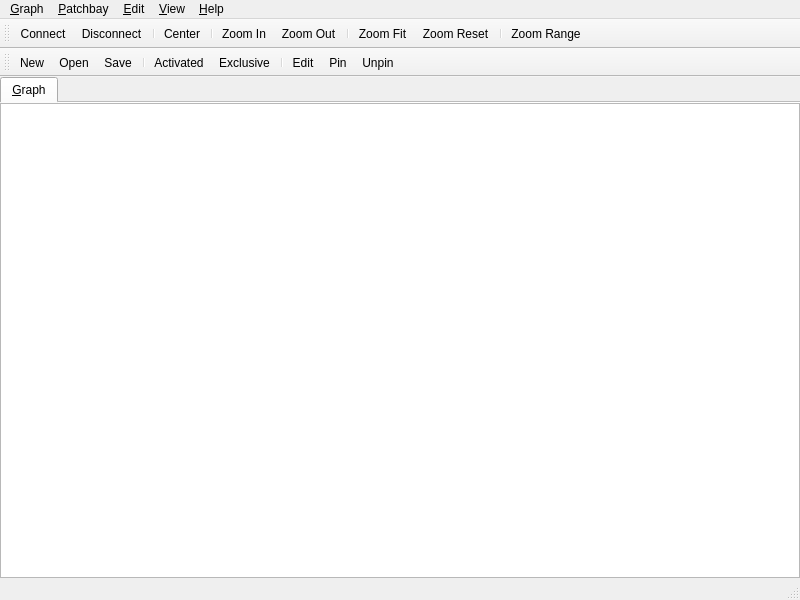
 <widget class="QMainWindow" name="qpwgraph_main">
  <property name="geometry">
   <rect>
    <x>0</x>
    <y>0</y>
    <width>800</width>
    <height>600</height>
   </rect>
  </property>
  <property name="windowTitle">
   <string>qpwgraph</string>
  </property>
  <property name="windowIcon">
   <iconset resource="qpwgraph.qrc">:/images/qpwgraph.svg</iconset>
  </property>
  <widget class="QWidget" name="MainCentralWidget">
   <layout class="QVBoxLayout">
    <property name="margin">
     <number>0</number>
    </property>
    <property name="spacing">
     <number>0</number>
    </property>
    <item>
     <widget class="QTabWidget" name="MainViewTabs">
      <property name="documentMode">
       <bool>true</bool>
      </property>
      <widget class="qpwgraph_canvas" name="graphCanvas">
       <attribute name="title">
        <string>&amp;Graph</string>
       </attribute>
      </widget>
     </widget>
    </item>
   </layout>
  </widget>
  <widget class="QStatusBar" name="StatusBar"/>
  <widget class="QMenuBar" name="MenuBar">
   <property name="geometry">
    <rect>
     <x>0</x>
     <y>0</y>
     <width>800</width>
     <height>20</height>
    </rect>
   </property>
   <widget class="QMenu" name="graphMenu">
    <property name="title">
     <string>&amp;Graph</string>
    </property>
    <addaction name="graphConnectAction"/>
    <addaction name="graphDisconnectAction"/>
    <addaction name="separator"/>
    <addaction name="graphOptionsAction"/>
    <addaction name="separator"/>
    <addaction name="graphQuitAction"/>
   </widget>
   <widget class="QMenu" name="patchbayMenu">
    <property name="title">
     <string>&amp;Patchbay</string>
    </property>
    <widget class="QMenu" name="patchbayOpenRecentMenu">
     <property name="title">
      <string>Open &amp;Recent</string>
     </property>
    </widget>
    <addaction name="patchbayNewAction"/>
    <addaction name="separator"/>
    <addaction name="patchbayOpenAction"/>
    <addaction name="patchbayOpenRecentMenu"/>
    <addaction name="separator"/>
    <addaction name="patchbaySaveAction"/>
    <addaction name="patchbaySaveAsAction"/>
    <addaction name="separator"/>
    <addaction name="patchbayActivatedAction"/>
    <addaction name="patchbayExclusiveAction"/>
    <addaction name="separator"/>
    <addaction name="patchbayEditAction"/>
    <addaction name="patchbayPinAction"/>
    <addaction name="patchbayUnpinAction"/>
    <addaction name="separator"/>
    <addaction name="patchbayAutoPinAction"/>
    <addaction name="patchbayAutoDisconnectAction"/>
    <addaction name="separator"/>
    <addaction name="patchbayManageAction"/>
   </widget>
   <widget class="QMenu" name="editMenu">
    <property name="title">
     <string>&amp;Edit</string>
    </property>
    <addaction name="editSelectAllAction"/>
    <addaction name="editSelectNoneAction"/>
    <addaction name="editSelectInvertAction"/>
    <addaction name="separator"/>
    <addaction name="editSearchItemAction"/>
    <addaction name="editRenameItemAction"/>
   </widget>
   <widget class="QMenu" name="viewMenu">
    <property name="title">
     <string>&amp;View</string>
    </property>
    <widget class="QMenu" name="viewToolbarMenu">
     <property name="title">
      <string>&amp;Toolbar</string>
     </property>
     <addaction name="viewGraphToolbarAction"/>
     <addaction name="viewPatchbayToolbarAction"/>
    </widget>
    <widget class="QMenu" name="viewThumbviewMenu">
     <property name="title">
      <string>T&amp;humbview</string>
     </property>
     <property name="icon">
      <iconset resource="qpwgraph.qrc">:/images/viewThumbview.png</iconset>
     </property>
     <addaction name="viewThumbviewTopLeftAction"/>
     <addaction name="viewThumbviewTopRightAction"/>
     <addaction name="viewThumbviewBottomLeftAction"/>
     <addaction name="viewThumbviewBottomRightAction"/>
     <addaction name="separator"/>
     <addaction name="viewThumbviewNoneAction"/>
    </widget>
    <widget class="QMenu" name="viewZoomMenu">
     <property name="title">
      <string>&amp;Zoom</string>
     </property>
     <property name="icon">
      <iconset resource="qpwgraph.qrc">:/images/viewZoomTool.png</iconset>
     </property>
     <addaction name="viewZoomInAction"/>
     <addaction name="viewZoomOutAction"/>
     <addaction name="separator"/>
     <addaction name="viewZoomFitAction"/>
     <addaction name="viewZoomResetAction"/>
    </widget>
    <widget class="QMenu" name="viewColorsMenu">
     <property name="title">
      <string>Co&amp;lors</string>
     </property>
     <property name="icon">
      <iconset resource="qpwgraph.qrc">:/images/viewColors.png</iconset>
     </property>
     <addaction name="viewColorsPipewireAudioAction"/>
     <addaction name="viewColorsPipewireMidiAction"/>
     <addaction name="viewColorsPipewireVideoAction"/>
     <addaction name="viewColorsPipewireOtherAction"/>
     <addaction name="separator"/>
     <addaction name="viewColorsResetAction"/>
    </widget>
    <widget class="QMenu" name="viewSortMenu">
     <property name="title">
      <string>S&amp;ort</string>
     </property>
     <addaction name="viewSortPortNameAction"/>
     <addaction name="viewSortPortTitleAction"/>
     <addaction name="viewSortPortIndexAction"/>
     <addaction name="separator"/>
     <addaction name="viewSortAscendingAction"/>
     <addaction name="viewSortDescendingAction"/>
    </widget>
    <addaction name="viewMenubarAction"/>
    <addaction name="viewToolbarMenu"/>
    <addaction name="viewStatusbarAction"/>
    <addaction name="separator"/>
    <addaction name="viewThumbviewMenu"/>
    <addaction name="separator"/>
    <addaction name="viewTextBesideIconsAction"/>
    <addaction name="viewColorsMenu"/>
    <addaction name="viewSortMenu"/>
    <addaction name="separator"/>
    <addaction name="viewCenterAction"/>
    <addaction name="viewZoomMenu"/>
    <addaction name="viewZoomRangeAction"/>
    <addaction name="separator"/>
    <addaction name="viewRepelOverlappingNodesAction"/>
    <addaction name="viewConnectThroughNodesAction"/>
    <addaction name="separator"/>
    <addaction name="viewArrangeNodesAction"/>
    <addaction name="separator"/>
    <addaction name="viewRefreshAction"/>
    <addaction name="separator"/>
    <addaction name="viewFullscreenAction"/>
   </widget>
   <widget class="QMenu" name="helpMenu">
    <property name="title">
     <string>&amp;Help</string>
    </property>
    <addaction name="helpAboutAction"/>
    <addaction name="helpAboutQtAction"/>
   </widget>
   <addaction name="graphMenu"/>
   <addaction name="patchbayMenu"/>
   <addaction name="editMenu"/>
   <addaction name="viewMenu"/>
   <addaction name="separator"/>
   <addaction name="helpMenu"/>
  </widget>
  <widget class="QToolBar" name="graphToolbar">
   <property name="allowedAreas">
    <set>Qt::AllToolBarAreas</set>
   </property>
   <property name="orientation">
    <enum>Qt::Horizontal</enum>
   </property>
   <property name="toolButtonStyle">
    <enum>Qt::ToolButtonTextBesideIcon</enum>
   </property>
   <property name="floatable">
    <bool>true</bool>
   </property>
   <attribute name="toolBarArea">
    <enum>TopToolBarArea</enum>
   </attribute>
   <attribute name="toolBarBreak">
    <bool>false</bool>
   </attribute>
   <addaction name="graphConnectAction"/>
   <addaction name="graphDisconnectAction"/>
   <addaction name="separator"/>
   <addaction name="viewCenterAction"/>
   <addaction name="separator"/>
   <addaction name="viewZoomInAction"/>
   <addaction name="viewZoomOutAction"/>
   <addaction name="separator"/>
   <addaction name="viewZoomFitAction"/>
   <addaction name="viewZoomResetAction"/>
   <addaction name="separator"/>
   <addaction name="viewZoomRangeAction"/>
  </widget>
  <widget class="QToolBar" name="patchbayToolbar">
   <property name="allowedAreas">
    <set>Qt::AllToolBarAreas</set>
   </property>
   <property name="orientation">
    <enum>Qt::Horizontal</enum>
   </property>
   <property name="toolButtonStyle">
    <enum>Qt::ToolButtonTextBesideIcon</enum>
   </property>
   <property name="floatable">
    <bool>true</bool>
   </property>
   <attribute name="toolBarArea">
    <enum>TopToolBarArea</enum>
   </attribute>
   <attribute name="toolBarBreak">
    <bool>true</bool>
   </attribute>
   <addaction name="patchbayNewAction"/>
   <addaction name="patchbayOpenAction"/>
   <addaction name="patchbaySaveAction"/>
   <addaction name="separator"/>
   <addaction name="patchbayActivatedAction"/>
   <addaction name="patchbayExclusiveAction"/>
   <addaction name="separator"/>
   <addaction name="patchbayEditAction"/>
   <addaction name="patchbayPinAction"/>
   <addaction name="patchbayUnpinAction"/>
  </widget>
  <action name="graphConnectAction">
   <property name="icon">
    <iconset resource="qpwgraph.qrc">:/images/itemConnect.png</iconset>
   </property>
   <property name="text">
    <string>&amp;Connect</string>
   </property>
   <property name="iconText">
    <string>Connect</string>
   </property>
   <property name="toolTip">
    <string>Connect</string>
   </property>
   <property name="statusTip">
    <string>Connect selected ports</string>
   </property>
   <property name="shortcut">
    <string>Ctrl+C</string>
   </property>
  </action>
  <action name="graphDisconnectAction">
   <property name="icon">
    <iconset resource="qpwgraph.qrc">:/images/itemDisconnect.png</iconset>
   </property>
   <property name="text">
    <string>&amp;Disconnect</string>
   </property>
   <property name="iconText">
    <string>Disconnect</string>
   </property>
   <property name="toolTip">
    <string>Disconnect</string>
   </property>
   <property name="statusTip">
    <string>Disconnect selected ports</string>
   </property>
   <property name="shortcut">
    <string>Ctrl+D</string>
   </property>
  </action>
  <action name="graphOptionsAction">
   <property name="text">
    <string>&amp;Options...</string>
   </property>
   <property name="iconText">
    <string>Options</string>
   </property>
   <property name="toolTip">
    <string>Options</string>
   </property>
   <property name="statusTip">
    <string>Change general application program options</string>
   </property>
   <property name="shortcut">
    <string/>
   </property>
  </action>
  <action name="graphQuitAction">
   <property name="text">
    <string>&amp;Quit</string>
   </property>
   <property name="iconText">
    <string>Quit</string>
   </property>
   <property name="toolTip">
    <string>Quit</string>
   </property>
   <property name="statusTip">
    <string>Quit this application program</string>
   </property>
   <property name="shortcut">
    <string>Ctrl+Q</string>
   </property>
  </action>
  <action name="patchbayNewAction">
   <property name="icon">
    <iconset resource="qpwgraph.qrc">:/images/fileNew.png</iconset>
   </property>
   <property name="text">
    <string>&amp;New</string>
   </property>
   <property name="iconText">
    <string>New</string>
   </property>
   <property name="toolTip">
    <string>New patchbay</string>
   </property>
   <property name="statusTip">
    <string>New patchbay</string>
   </property>
   <property name="shortcut">
    <string>Ctrl+N</string>
   </property>
  </action>
  <action name="patchbayOpenAction">
   <property name="icon">
    <iconset resource="qpwgraph.qrc">:/images/fileOpen.png</iconset>
   </property>
   <property name="text">
    <string>&amp;Open...</string>
   </property>
   <property name="iconText">
    <string>Open</string>
   </property>
   <property name="toolTip">
    <string>Open patchbay</string>
   </property>
   <property name="statusTip">
    <string>Open patchbay</string>
   </property>
   <property name="shortcut">
    <string>Ctrl+O</string>
   </property>
  </action>
  <action name="patchbaySaveAction">
   <property name="icon">
    <iconset resource="qpwgraph.qrc">:/images/fileSave.png</iconset>
   </property>
   <property name="text">
    <string>&amp;Save</string>
   </property>
   <property name="iconText">
    <string>Save</string>
   </property>
   <property name="toolTip">
    <string>Save patchbay</string>
   </property>
   <property name="statusTip">
    <string>Save current patchbay</string>
   </property>
   <property name="shortcut">
    <string>Ctrl+S</string>
   </property>
  </action>
  <action name="patchbaySaveAsAction">
   <property name="text">
    <string>Save &amp;As...</string>
   </property>
   <property name="iconText">
    <string>Save As</string>
   </property>
   <property name="toolTip">
    <string>Save as</string>
   </property>
   <property name="statusTip">
    <string>Save current patchbay with another name</string>
   </property>
  </action>
  <action name="patchbayActivatedAction">
   <property name="checkable">
    <bool>true</bool>
   </property>
   <property name="icon">
    <iconset resource="qpwgraph.qrc">:/images/itemActivate.png</iconset>
   </property>
   <property name="text">
    <string>Act&amp;ivated</string>
   </property>
   <property name="iconText">
    <string>Activated</string>
   </property>
   <property name="toolTip">
    <string>Activated patchbay</string>
   </property>
   <property name="statusTip">
    <string>Activate current patchbay</string>
   </property>
   <property name="shortcut">
    <string/>
   </property>
  </action>
  <action name="patchbayExclusiveAction">
   <property name="checkable">
    <bool>true</bool>
   </property>
   <property name="icon">
    <iconset resource="qpwgraph.qrc">:/images/itemExclusive.png</iconset>
   </property>
   <property name="text">
    <string>E&amp;xclusive</string>
   </property>
   <property name="iconText">
    <string>Exclusive</string>
   </property>
   <property name="toolTip">
    <string>Exclusive patchbay</string>
   </property>
   <property name="statusTip">
    <string>Exclusive current patchbay</string>
   </property>
   <property name="shortcut">
    <string/>
   </property>
  </action>
  <action name="patchbayEditAction">
   <property name="checkable">
    <bool>true</bool>
   </property>
   <property name="icon">
    <iconset resource="qpwgraph.qrc">:/images/itemEdit.png</iconset>
   </property>
   <property name="text">
    <string>&amp;Edit</string>
   </property>
   <property name="iconText">
    <string>Edit</string>
   </property>
   <property name="toolTip">
    <string>Edit patchbay</string>
   </property>
   <property name="statusTip">
    <string>Edit current patchbay</string>
   </property>
   <property name="shortcut">
    <string/>
   </property>
  </action>
  <action name="patchbayPinAction">
   <property name="icon">
    <iconset resource="qpwgraph.qrc">:/images/itemPin.png</iconset>
   </property>
   <property name="text">
    <string>&amp;Pin</string>
   </property>
   <property name="iconText">
    <string>Pin</string>
   </property>
   <property name="toolTip">
    <string>Pin connection</string>
   </property>
   <property name="statusTip">
    <string>Pin connection to current patchbay</string>
   </property>
   <property name="shortcut">
    <string/>
   </property>
  </action>
  <action name="patchbayUnpinAction">
   <property name="icon">
    <iconset resource="qpwgraph.qrc">:/images/itemUnpin.png</iconset>
   </property>
   <property name="text">
    <string>&amp;Unpin</string>
   </property>
   <property name="iconText">
    <string>Unpin</string>
   </property>
   <property name="toolTip">
    <string>Unpin connection</string>
   </property>
   <property name="statusTip">
    <string>Unpin connection from current patchbay</string>
   </property>
   <property name="shortcut">
    <string/>
   </property>
  </action>
  <action name="patchbayAutoPinAction">
   <property name="checkable">
    <bool>true</bool>
   </property>
   <property name="text">
    <string>Au&amp;to Pin</string>
   </property>
   <property name="toolTip">
    <string>Auto pin connections</string>
   </property>
   <property name="statusTip">
    <string>Auto pin connections to current patchbay</string>
   </property>
   <property name="shortcut">
    <string/>
   </property>
  </action>
  <action name="patchbayAutoDisconnectAction">
   <property name="checkable">
    <bool>true</bool>
   </property>
   <property name="text">
    <string>Auto &amp;Disconnect</string>
   </property>
   <property name="toolTip">
    <string>Auto disconnect on deactivate</string>
   </property>
   <property name="statusTip">
    <string>Auto disconnect on deactivate current patchbay</string>
   </property>
   <property name="shortcut">
    <string/>
   </property>
  </action>
  <action name="patchbayManageAction">
   <property name="text">
    <string>&amp;Manage...</string>
   </property>
   <property name="toolTip">
    <string>Manage</string>
   </property>
   <property name="statusTip">
    <string>Manage current patchbay</string>
   </property>
   <property name="shortcut">
    <string/>
   </property>
  </action>
  <action name="editSelectAllAction">
   <property name="text">
    <string>Select &amp;All</string>
   </property>
   <property name="iconText">
    <string>Select All</string>
   </property>
   <property name="toolTip">
    <string>Select All</string>
   </property>
   <property name="statusTip">
    <string>Select All</string>
   </property>
   <property name="shortcut">
    <string>Ctrl+A</string>
   </property>
  </action>
  <action name="editSelectNoneAction">
   <property name="text">
    <string>Select &amp;None</string>
   </property>
   <property name="iconText">
    <string>Select None</string>
   </property>
   <property name="toolTip">
    <string>Select None</string>
   </property>
   <property name="statusTip">
    <string>Select None</string>
   </property>
   <property name="shortcut">
    <string>Ctrl+Shift+A</string>
   </property>
  </action>
  <action name="editSelectInvertAction">
   <property name="text">
    <string>Select &amp;Invert</string>
   </property>
   <property name="iconText">
    <string>Select Invert</string>
   </property>
   <property name="toolTip">
    <string>Select Invert</string>
   </property>
   <property name="statusTip">
    <string>Select Invert</string>
   </property>
   <property name="shortcut">
    <string>Ctrl+I</string>
   </property>
  </action>
  <action name="editSearchItemAction">
   <property name="icon">
    <iconset resource="qpwgraph.qrc">:/images/itemFind.png</iconset>
   </property>
   <property name="text">
    <string>&amp;Find...</string>
   </property>
   <property name="iconText">
    <string>Find</string>
   </property>
   <property name="toolTip">
    <string>Find nodes</string>
   </property>
   <property name="statusTip">
    <string>Find nodes</string>
   </property>
   <property name="shortcut">
    <string>Ctrl+F</string>
   </property>
  </action>
  <action name="editRenameItemAction">
   <property name="icon">
    <iconset resource="qpwgraph.qrc">:/images/itemEdit.png</iconset>
   </property>
   <property name="text">
    <string>&amp;Rename...</string>
   </property>
   <property name="iconText">
    <string>Rename Item</string>
   </property>
   <property name="toolTip">
    <string>Rename item</string>
   </property>
   <property name="statusTip">
    <string>Rename item</string>
   </property>
   <property name="shortcut">
    <string>F2</string>
   </property>
  </action>
  <action name="viewMenubarAction">
   <property name="checkable">
    <bool>true</bool>
   </property>
   <property name="text">
    <string>&amp;Menubar</string>
   </property>
   <property name="iconText">
    <string>Menubar</string>
   </property>
   <property name="toolTip">
    <string>Menubar</string>
   </property>
   <property name="statusTip">
    <string>Show/hide the main program window menubar</string>
   </property>
   <property name="shortcut">
    <string>Ctrl+M</string>
   </property>
  </action>
  <action name="viewGraphToolbarAction">
   <property name="checkable">
    <bool>true</bool>
   </property>
   <property name="text">
    <string>&amp;Graph</string>
   </property>
   <property name="iconText">
    <string>Graph Toolbar</string>
   </property>
   <property name="toolTip">
    <string>Graph toolbar</string>
   </property>
   <property name="statusTip">
    <string>Show/hide main program graph toolbar</string>
   </property>
  </action>
  <action name="viewPatchbayToolbarAction">
   <property name="checkable">
    <bool>true</bool>
   </property>
   <property name="text">
    <string>&amp;Patchbay</string>
   </property>
   <property name="iconText">
    <string>Patchbay Toolbar</string>
   </property>
   <property name="toolTip">
    <string>Patchbay toolbar</string>
   </property>
   <property name="statusTip">
    <string>Show/hide main program patchbay toolbar</string>
   </property>
  </action>
  <action name="viewStatusbarAction">
   <property name="checkable">
    <bool>true</bool>
   </property>
   <property name="text">
    <string>&amp;Statusbar</string>
   </property>
   <property name="iconText">
    <string>Statusbar</string>
   </property>
   <property name="toolTip">
    <string>Statusbar</string>
   </property>
   <property name="statusTip">
    <string>Show/hide the main program window statusbar</string>
   </property>
   <property name="shortcut">
    <string/>
   </property>
  </action>
  <action name="viewThumbviewTopLeftAction">
   <property name="checkable">
    <bool>true</bool>
   </property>
   <property name="text">
    <string>&amp;Top Left</string>
   </property>
   <property name="iconText">
    <string>Top left</string>
   </property>
   <property name="toolTip">
    <string>Top left</string>
   </property>
   <property name="statusTip">
    <string>Show the thumbnail overview on the top-left</string>
   </property>
   <property name="shortcut">
    <string/>
   </property>
  </action>
  <action name="viewThumbviewTopRightAction">
   <property name="checkable">
    <bool>true</bool>
   </property>
   <property name="text">
    <string>Top &amp;Right</string>
   </property>
   <property name="iconText">
    <string>Top Right</string>
   </property>
   <property name="toolTip">
    <string>Top right</string>
   </property>
   <property name="statusTip">
    <string>Show the thumbnail overview on the top-right</string>
   </property>
   <property name="shortcut">
    <string/>
   </property>
  </action>
  <action name="viewThumbviewBottomLeftAction">
   <property name="checkable">
    <bool>true</bool>
   </property>
   <property name="text">
    <string>Bottom &amp;Left</string>
   </property>
   <property name="iconText">
    <string>Bottom Left</string>
   </property>
   <property name="toolTip">
    <string>Bottom left</string>
   </property>
   <property name="statusTip">
    <string>Show the thumbnail overview on the bottom-left</string>
   </property>
   <property name="shortcut">
    <string/>
   </property>
  </action>
  <action name="viewThumbviewBottomRightAction">
   <property name="checkable">
    <bool>true</bool>
   </property>
   <property name="text">
    <string>&amp;Bottom Right</string>
   </property>
   <property name="iconText">
    <string>Bottom Right</string>
   </property>
   <property name="toolTip">
    <string>Bottom right</string>
   </property>
   <property name="statusTip">
    <string>Show the thumbnail overview on the bottom-right</string>
   </property>
   <property name="shortcut">
    <string/>
   </property>
  </action>
  <action name="viewThumbviewNoneAction">
   <property name="checkable">
    <bool>true</bool>
   </property>
   <property name="text">
    <string>&amp;None</string>
   </property>
   <property name="iconText">
    <string>None</string>
   </property>
   <property name="toolTip">
    <string>Hide thumbview</string>
   </property>
   <property name="statusTip">
    <string>Hide the thumbnail overview</string>
   </property>
   <property name="shortcut">
    <string/>
   </property>
  </action>
  <action name="viewTextBesideIconsAction">
   <property name="checkable">
    <bool>true</bool>
   </property>
   <property name="text">
    <string>Text Beside &amp;Icons</string>
   </property>
   <property name="iconText">
    <string>Text Beside Icons</string>
   </property>
   <property name="toolTip">
    <string>Text beside icons</string>
   </property>
   <property name="statusTip">
    <string>Show/hide text beside icons</string>
   </property>
  </action>
  <action name="viewCenterAction">
   <property name="icon">
    <iconset resource="qpwgraph.qrc">:/images/viewCenter.png</iconset>
   </property>
   <property name="text">
    <string>&amp;Center</string>
   </property>
   <property name="iconText">
    <string>Center</string>
   </property>
   <property name="toolTip">
    <string>Center</string>
   </property>
   <property name="statusTip">
    <string>Center view</string>
   </property>
   <property name="shortcut">
    <string/>
   </property>
  </action>
  <action name="viewRefreshAction">
   <property name="text">
    <string>&amp;Refresh</string>
   </property>
   <property name="iconText">
    <string>Refresh</string>
   </property>
   <property name="toolTip">
    <string>Refresh</string>
   </property>
   <property name="statusTip">
    <string>Refresh view</string>
   </property>
   <property name="shortcut">
    <string>F5</string>
   </property>
  </action>
  <action name="viewZoomInAction">
   <property name="icon">
    <iconset resource="qpwgraph.qrc">:/images/viewZoomIn.png</iconset>
   </property>
   <property name="text">
    <string>Zoom &amp;In</string>
   </property>
   <property name="iconText">
    <string>Zoom In</string>
   </property>
   <property name="toolTip">
    <string>Zoom In</string>
   </property>
   <property name="statusTip">
    <string>Zoom In</string>
   </property>
   <property name="shortcut">
    <string>Ctrl++</string>
   </property>
  </action>
  <action name="viewZoomOutAction">
   <property name="icon">
    <iconset resource="qpwgraph.qrc">:/images/viewZoomOut.png</iconset>
   </property>
   <property name="text">
    <string>Zoom &amp;Out</string>
   </property>
   <property name="iconText">
    <string>Zoom Out</string>
   </property>
   <property name="toolTip">
    <string>Zoom Out</string>
   </property>
   <property name="statusTip">
    <string>Zoom Out</string>
   </property>
   <property name="shortcut">
    <string>Ctrl+-</string>
   </property>
  </action>
  <action name="viewZoomFitAction">
   <property name="icon">
    <iconset resource="qpwgraph.qrc">:/images/viewZoomFit.png</iconset>
   </property>
   <property name="text">
    <string>Zoom &amp;Fit</string>
   </property>
   <property name="iconText">
    <string>Zoom Fit</string>
   </property>
   <property name="toolTip">
    <string>Zoom Fit</string>
   </property>
   <property name="statusTip">
    <string>Zoom Fit</string>
   </property>
   <property name="shortcut">
    <string>Ctrl+0</string>
   </property>
  </action>
  <action name="viewZoomResetAction">
   <property name="icon">
    <iconset resource="qpwgraph.qrc">:/images/viewZoomReset.png</iconset>
   </property>
   <property name="text">
    <string>Zoom &amp;Reset</string>
   </property>
   <property name="iconText">
    <string>Zoom Reset</string>
   </property>
   <property name="toolTip">
    <string>Zoom Reset</string>
   </property>
   <property name="statusTip">
    <string>Zoom Reset</string>
   </property>
   <property name="shortcut">
    <string>Ctrl+1</string>
   </property>
  </action>
  <action name="viewZoomRangeAction">
   <property name="checkable">
    <bool>true</bool>
   </property>
   <property name="icon">
    <iconset resource="qpwgraph.qrc">:/images/viewZoomRange.png</iconset>
   </property>
   <property name="text">
    <string>Zoom Rang&amp;e</string>
   </property>
   <property name="iconText">
    <string>Zoom Range</string>
   </property>
   <property name="toolTip">
    <string>Zoom Range</string>
   </property>
   <property name="statusTip">
    <string>Zoom Range</string>
   </property>
   <property name="shortcut">
    <string/>
   </property>
  </action>
  <action name="viewColorsPipewireAudioAction">
   <property name="text">
    <string>PipeWire &amp;Audio...</string>
   </property>
   <property name="iconText">
    <string>PipeWire Audio Color</string>
   </property>
   <property name="toolTip">
    <string>PipeWire Audio color</string>
   </property>
   <property name="statusTip">
    <string>PipeWire Audio color</string>
   </property>
   <property name="shortcut">
    <string/>
   </property>
  </action>
  <action name="viewColorsPipewireMidiAction">
   <property name="text">
    <string>PipeWire &amp;MIDI...</string>
   </property>
   <property name="iconText">
    <string>PipeWire MIDI Color</string>
   </property>
   <property name="toolTip">
    <string>PipeWire MIDI color</string>
   </property>
   <property name="statusTip">
    <string>PipeWire MIDI color</string>
   </property>
   <property name="shortcut">
    <string/>
   </property>
  </action>
  <action name="viewColorsPipewireVideoAction">
   <property name="text">
    <string>PipeWire &amp;Video...</string>
   </property>
   <property name="iconText">
    <string>PipeWire Video Color</string>
   </property>
   <property name="toolTip">
    <string>PipeWire Video color</string>
   </property>
   <property name="statusTip">
    <string>PipeWire Video color</string>
   </property>
   <property name="shortcut">
    <string/>
   </property>
  </action>
  <action name="viewColorsPipewireOtherAction">
   <property name="text">
    <string>PipeWire &amp;Other...</string>
   </property>
   <property name="iconText">
    <string>PipeWire Other Color</string>
   </property>
   <property name="toolTip">
    <string>PipeWire Other color</string>
   </property>
   <property name="statusTip">
    <string>PipeWire Other color</string>
   </property>
   <property name="shortcut">
    <string/>
   </property>
  </action>
  <action name="viewColorsAlsaMidiAction">
   <property name="text">
    <string>ALSA M&amp;IDI...</string>
   </property>
   <property name="iconText">
    <string>ALSA MIDI Color</string>
   </property>
   <property name="toolTip">
    <string>ALSA MIDI color</string>
   </property>
   <property name="statusTip">
    <string>ALSA MIDI color</string>
   </property>
   <property name="shortcut">
    <string/>
   </property>
  </action>
  <action name="viewColorsResetAction">
   <property name="text">
    <string>&amp;Reset</string>
   </property>
   <property name="iconText">
    <string>Reset Colors</string>
   </property>
   <property name="toolTip">
    <string>Reset colors</string>
   </property>
   <property name="statusTip">
    <string>Reset colors</string>
   </property>
   <property name="shortcut">
    <string/>
   </property>
  </action>
  <action name="viewSortPortNameAction">
   <property name="checkable">
    <bool>true</bool>
   </property>
   <property name="text">
    <string>Port &amp;Name</string>
   </property>
   <property name="toolTip">
    <string>Port name</string>
   </property>
   <property name="statusTip">
    <string>Sort by port name</string>
   </property>
   <property name="shortcut">
    <string/>
   </property>
  </action>
  <action name="viewSortPortTitleAction">
   <property name="checkable">
    <bool>true</bool>
   </property>
   <property name="text">
    <string>Port &amp;Title</string>
   </property>
   <property name="toolTip">
    <string>Port title</string>
   </property>
   <property name="statusTip">
    <string>Sort by port title</string>
   </property>
   <property name="shortcut">
    <string/>
   </property>
  </action>
  <action name="viewSortPortIndexAction">
   <property name="checkable">
    <bool>true</bool>
   </property>
   <property name="text">
    <string>Port &amp;Index</string>
   </property>
   <property name="toolTip">
    <string>Port index</string>
   </property>
   <property name="statusTip">
    <string>Sort by port index</string>
   </property>
   <property name="shortcut">
    <string/>
   </property>
  </action>
  <action name="viewSortAscendingAction">
   <property name="checkable">
    <bool>true</bool>
   </property>
   <property name="text">
    <string>&amp;Ascending</string>
   </property>
   <property name="toolTip">
    <string>Ascending</string>
   </property>
   <property name="statusTip">
    <string>Ascending sort order</string>
   </property>
   <property name="shortcut">
    <string/>
   </property>
  </action>
  <action name="viewSortDescendingAction">
   <property name="checkable">
    <bool>true</bool>
   </property>
   <property name="text">
    <string>&amp;Descending</string>
   </property>
   <property name="toolTip">
    <string>Descending</string>
   </property>
   <property name="statusTip">
    <string>Descending sort order</string>
   </property>
   <property name="shortcut">
    <string/>
   </property>
  </action>
  <action name="viewRepelOverlappingNodesAction">
   <property name="checkable">
    <bool>true</bool>
   </property>
   <property name="text">
    <string>Repel O&amp;verlapping Nodes</string>
   </property>
   <property name="iconText">
    <string>Repel Nodes</string>
   </property>
   <property name="toolTip">
    <string>Repel overlapping nodes</string>
   </property>
   <property name="statusTip">
    <string>Repel overlapping nodes</string>
   </property>
   <property name="shortcut">
    <string/>
   </property>
  </action>
  <action name="viewConnectThroughNodesAction">
   <property name="checkable">
    <bool>true</bool>
   </property>
   <property name="text">
    <string>Connect Thro&amp;ugh Nodes</string>
   </property>
   <property name="iconText">
    <string>Connect Through Nodes</string>
   </property>
   <property name="toolTip">
    <string>Connect through nodes</string>
   </property>
   <property name="statusTip">
    <string>Whether to draw connectors through or around nodes</string>
   </property>
   <property name="shortcut">
    <string/>
   </property>
  </action>
  <action name="viewFullscreenAction">
   <property name="checkable">
    <bool>true</bool>
   </property>
   <property name="text">
    <string>&amp;Fullscreen</string>
   </property>
   <property name="iconText">
    <string>Fullscreen</string>
   </property>
   <property name="toolTip">
    <string>Fullscreen</string>
   </property>
   <property name="statusTip">
    <string>Toggle fullscreen mode</string>
   </property>
   <property name="shortcut">
    <string>F11</string>
   </property>
  </action>
  <action name="viewArrangeNodesAction">
   <property name="text">
    <string>&amp;Arrange Nodes</string>
   </property>
   <property name="iconText">
    <string>Arrange Nodes</string>
   </property>
   <property name="toolTip">
    <string>Arrange nodes (topological sort)</string>
   </property>
   <property name="statusTip">
    <string>Use topological sort to arrange selected nodes following signal path from left to right.</string>
   </property>
   <property name="shortcut">
    <string>Ctrl+R</string>
   </property>
  </action>
  <action name="helpAboutAction">
   <property name="text">
    <string>&amp;About...</string>
   </property>
   <property name="iconText">
    <string>About...</string>
   </property>
   <property name="toolTip">
    <string>About</string>
   </property>
   <property name="statusTip">
    <string>Show information about this application program</string>
   </property>
   <property name="shortcut">
    <string/>
   </property>
  </action>
  <action name="helpAboutQtAction">
   <property name="text">
    <string>About &amp;Qt...</string>
   </property>
   <property name="iconText">
    <string>About Qt...</string>
   </property>
   <property name="toolTip">
    <string>About Qt</string>
   </property>
   <property name="statusTip">
    <string>Show information about the Qt toolkit</string>
   </property>
   <property name="shortcut">
    <string/>
   </property>
  </action>
 </widget>
